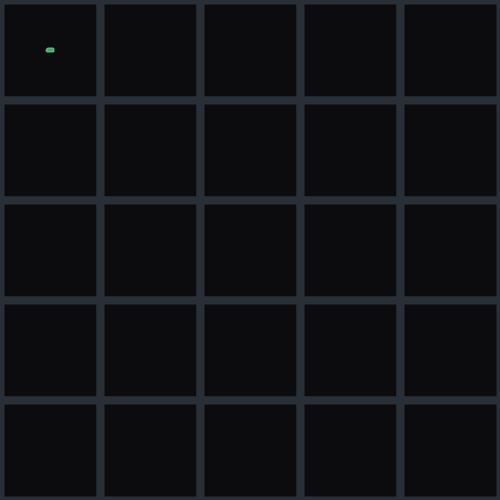
Frame 1 (no input)
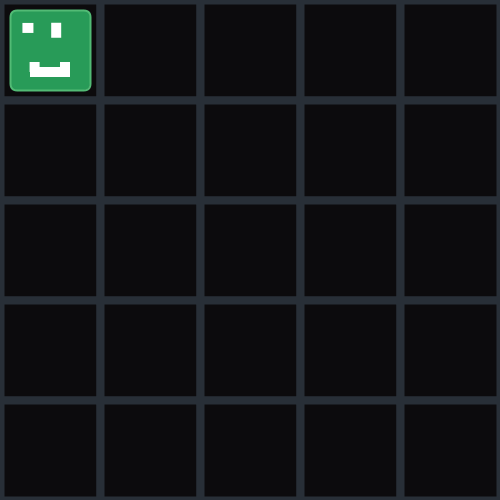
Frame 60 (the mouse pressed at the canvas centre just before this capture)
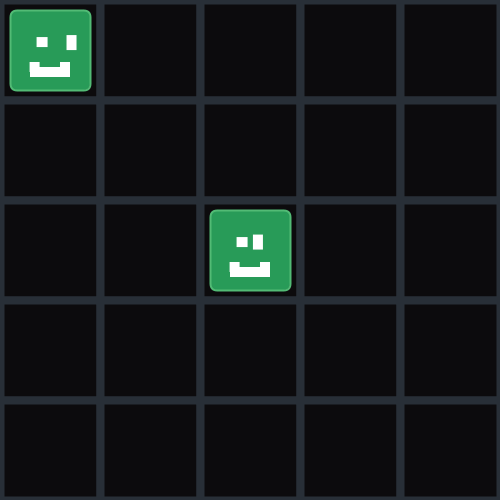
Frame 120 (the mouse held since frame 60 and released just before this capture)

The Processing sketch that drew these frames (run headless with seeded random() and noise(); from frame 60 on, the mouse is pressed at the canvas centre):

// Processing sketch: processing_141234
// ── processing_141234.pde

/* OpenProcessing Tweak of *@*http://www.openprocessing.org/sketch/132087*@* */
/* !do not delete the line above, required for linking your tweak if you upload again */
float checkDist(PVector a, PVector b) {
  float tempX, tempY, distOut;

  tempX = a.x - b.x;
  tempY = a.y - b.y;

  tempX = pow(tempX, 2);
  tempY = pow(tempY, 2);

  distOut = tempX + tempY;
  return sqrt(distOut);
}

//Get slope as normalized vector
PVector slope(PVector a, PVector b) {
  //a is CircCenter
  //b is MousePos

  PVector tempVec = PVector.sub(b, a);
  tempVec.normalize();

  return tempVec;
}

boolean first = true;
public class Rect {
  float x, y, rWidth, rHeight;
  float r;
  boolean on, full, shrinking = false;
  int onTime = 150;
  int count = 0;
  public Rect(float x_, float y_, float width_, float height_, float r_) {
    x = x_;
    y = y_;
    rWidth = width_;
    rHeight = height_;
    r = r_;
  }

  void drawR() {
    if (on) {
      if (!full) {
        if (rHeight < 20) {
          rWidth += 6;
          rHeight +=2;
        }
        else if (rWidth < 40) {
          rWidth += 6;
          rHeight += 6;
        }
        else {
          rWidth += 10;
          rHeight += 15;
        }
        rect(x, y, rWidth, rHeight, r);
        if (rWidth>80) {
          rWidth = 80;
          rHeight = 80;
          full = true;
        }
      }
      else {
        fill(40, 155, 88);
        stroke(82, 187, 117);
        strokeWeight(2);

        //Green bg
        rect(x, y, rWidth, rHeight, r);

        fill(255);
        noStroke();
        if(!shrinking){
        //Eyes
        //rect(x-15,y-15,11,10);
        //rect(x+15,y-15,10,15);
        drawEyes();

        //Mouth
        rect(x-15.4, y+17, 10, 10);
        rect(x, y+22, 40, 10);
        rect(x+15, y+17, 10, 10);
        }

        count ++;

        if (count > onTime) {
          shrinking = true;
        println(rWidth+ " "+rHeight);
          if (rHeight>20) {
            rWidth -= 5;
            rHeight -= 10;
          }
          else if (rWidth > 2 && rHeight >= 2) {
            rWidth -= 1;
            rHeight -= 1;
          }
          else if (rWidth < 2 || rHeight < 2) {

            rWidth = 1;
            rHeight = 1;

            count = 0;
            on = false; 
            full = false;
            shrinking = false;
          }
        }
      }
    }
  }

  void drawEyes() {
    float circumfrence = 20;
    PVector mouseVec = new PVector(mouseX, mouseY);


    //Center point for eyes
    PVector lEye = new PVector(x - 15, y - 15);
    PVector rEye = new PVector(x + 15, y - 15);

    //PVector to draw actual eye pos
    PVector lPup, rPup;

    /*
    if (checkDist(eyeVec, mouseVec)< circumfrence/2) {
     pupil.x = mouseX;
     pupil.y = mouseY;
     }*/

    //Left eye follow
    if (checkDist(lEye, mouseVec) < circumfrence/2) {
      lPup = new PVector(mouseX, mouseY);
    }
    else {
      PVector tempVecL  = slope(lEye, mouseVec);
      tempVecL.mult(circumfrence/2);
      tempVecL = PVector.add(lEye, tempVecL);
      lPup = new PVector(tempVecL.x, tempVecL.y);
    }


    //Right eye follow
    if (checkDist(rEye, mouseVec) < circumfrence/2) {
      rPup = new PVector(mouseX, mouseY);
    }
    else {
      PVector tempVecR = slope(rEye, mouseVec);
      tempVecR.mult(circumfrence/2);
      tempVecR = PVector.add(rEye, tempVecR);
      rPup = new PVector(tempVecR.x, tempVecR.y);
    }



    rect(lPup.x, lPup.y, 11, 10);
    rect(rPup.x, rPup.y, 10, 15);
  }
}

Rect[][] tvs = new Rect[5][5];

void setup() {
  rectMode(CENTER);
  size(500, 500);
  fill(12, 11, 13);
  stroke(40, 47, 55);
  strokeWeight(8);

  fill(40, 155, 88);
  stroke(82, 187, 117);
  strokeWeight(2);
  for (float x = 0; x< 5; x++) {
    for (float y =  0; y < 5; y++) {
      tvs[int(x)][int(y)] = new Rect(x*100+40 + 10, y*100 +40 + 10, 1, 1, 7);
    }
  }
}
void checkMPos() {
  int tX, tY;
  tX = int(mouseX/100);
  tY = int(mouseY/100);
  if (tvs[tX][tY].on) {
    tvs[tX][tY].count = 0;
  }
  else {
  if(!tvs[tX][tY].shrinking)
    tvs[tX][tY].on = true;
  }
}

void draw() {

  for (float x = 0; x< 5; x++) {
    for (float y =  0; y < 5; y++) {
      fill(12, 11, 13);
      stroke(40, 47, 55);
      strokeWeight(8);
      rect(x*100+50, y*100+50, 100, 100);
    }
  }
  checkMPos();

  for (int x = 0; x< 5; x++) {
    for (int y =  0; y < 5; y++) {
      fill(40, 155, 88);
      stroke(82, 187, 117);
      strokeWeight(2);
      tvs[x][y].drawR();
    }
  }
}




// 40,155,88
